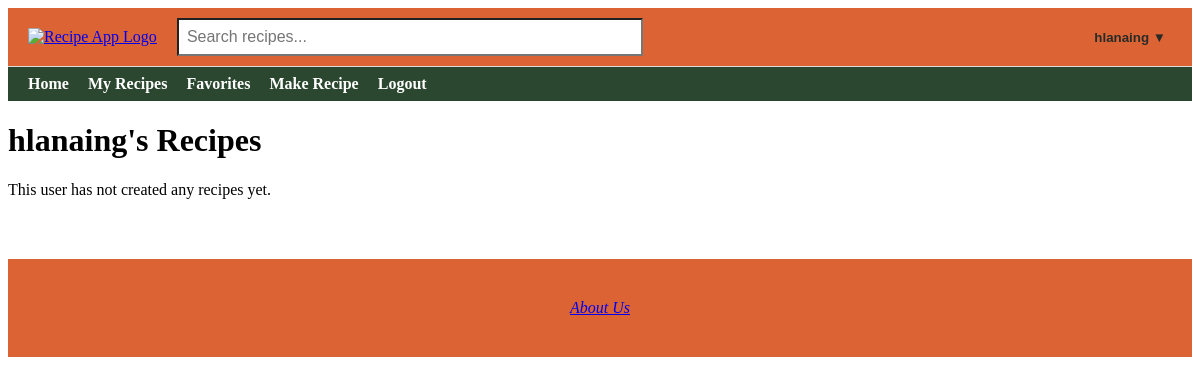
/user/4/recipes (signed in), run on an earlier commit of the app's database.
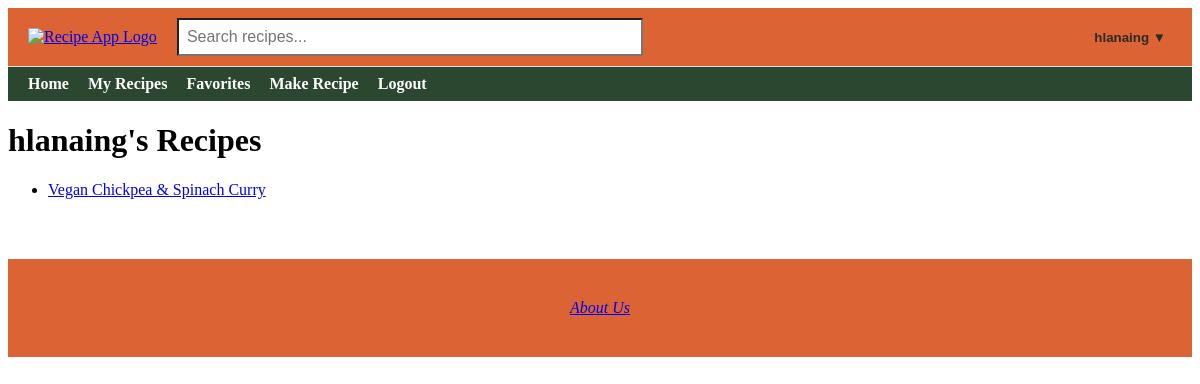
And on a later commit of the database.
### app/models.py (models this page shows, shortened)
class Recipe(db.Model):
    id = db.Column(db.Integer, primary_key=True)
    title = db.Column(db.String(100), nullable=False)
    description = db.Column(db.Text, nullable=False)
    ingredients = db.Column(db.Text, nullable=True)
    instructions = db.Column(db.Text, nullable=True)
    image_filename = db.Column(db.String(120), nullable=True)
    created = db.Column(db.DateTime, default=get_local_time)
    user_id = db.Column(db.Integer, db.ForeignKey('user.id'), nullable=False)
    rating_sum = db.Column(db.Integer, default=0)
    rating_count = db.Column(db.Integer, default=0)
    user = db.relationship('User', backref=db.backref('user_recipes', lazy=True), overlaps="author,recipes")
    comments = db.relationship('Comment', backref=db.backref('recipe', lazy=True)) #Relationship to comments (one-to-many)
    tags = db.relationship(
        'Tag',
        secondary=recipe_tags,
        backref=db.backref('recipes', lazy='dynamic'),
        lazy='dynamic'
    )

### app/routes.py (the view)
@app.route('/user/<int:user_id>/recipes')
@login_required
def user_recipes(user_id):
    user = User.query.get_or_404(user_id)
    recipes = Recipe.query.filter_by(user_id=user.id).order_by(Recipe.title.asc()).all()
    return render_template('user_recipes.html', user=user, recipes=recipes)

### app/routes.py (called while the page is built)
@login_manager.user_loader
def load_user(user_id):
    return User.query.get(int(user_id))

@app.context_processor
def inject_user():
    return dict(current_user=current_user)

### app/templates/user_recipes.html (shortened to what this page needs)
{% extends "base.html" %}
{% block content %}
<h1>{{ user.username }}'s Recipes</h1>
{% if recipes %}
    <ul>
    {% for recipe in recipes %}
        <li>
            <a href="{{ url_for('recipe_details', id=recipe.id) }}">{{ recipe.title }}</a>
        </li>
    {% endfor %}
    </ul>
{% else %}
    <p>This user has not created any recipes yet.</p>
{% endif %}
{% endblock %}

What changed in the data, as far as the page shows it:
added Recipe: title "Vegan Chickpea & Spinach Curry"
Also different on the page:
text no longer shown: "This user has not created any recipes yet."
